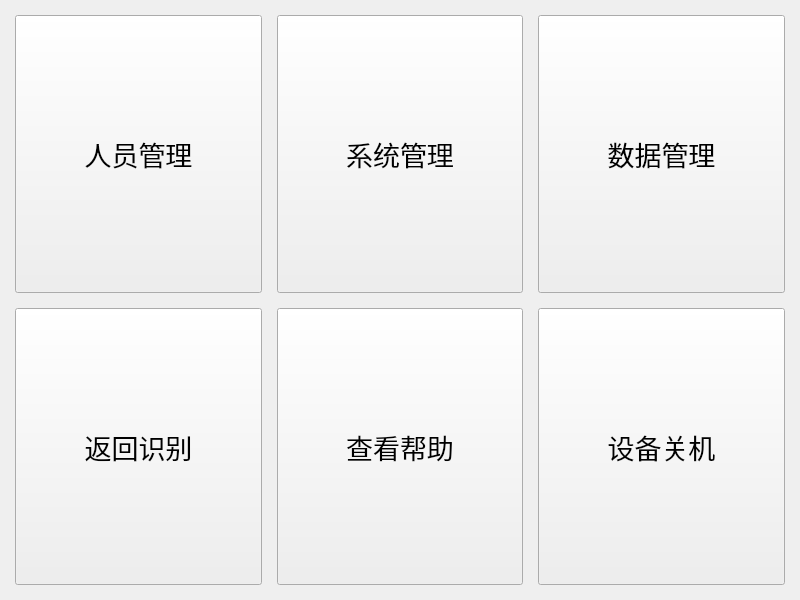
<?xml version="1.0" encoding="UTF-8"?>
<ui version="4.0">
 <class>Manager</class>
 <widget class="QWidget" name="Manager">
  <property name="geometry">
   <rect>
    <x>0</x>
    <y>0</y>
    <width>800</width>
    <height>600</height>
   </rect>
  </property>
  <property name="windowTitle">
   <string>Form</string>
  </property>
  <layout class="QGridLayout" name="gridLayout">
   <property name="leftMargin">
    <number>15</number>
   </property>
   <property name="topMargin">
    <number>15</number>
   </property>
   <property name="rightMargin">
    <number>15</number>
   </property>
   <property name="bottomMargin">
    <number>15</number>
   </property>
   <property name="spacing">
    <number>15</number>
   </property>
   <item row="0" column="1">
    <widget class="QToolButton" name="toolBtnSysterm">
     <property name="sizePolicy">
      <sizepolicy hsizetype="Preferred" vsizetype="Preferred">
       <horstretch>0</horstretch>
       <verstretch>0</verstretch>
      </sizepolicy>
     </property>
     <property name="font">
      <font>
       <pointsize>20</pointsize>
      </font>
     </property>
     <property name="styleSheet">
      <string notr="true">Color:rgb(0, 0, 0)</string>
     </property>
     <property name="text">
      <string>系统管理</string>
     </property>
     <property name="icon">
      <iconset resource="tx2_iris.qrc">
       <normaloff>:/image/系统.png</normaloff>:/image/系统.png</iconset>
     </property>
     <property name="iconSize">
      <size>
       <width>128</width>
       <height>128</height>
      </size>
     </property>
     <property name="toolButtonStyle">
      <enum>Qt::ToolButtonTextUnderIcon</enum>
     </property>
    </widget>
   </item>
   <item row="0" column="0">
    <widget class="QToolButton" name="toolBtnPerson">
     <property name="sizePolicy">
      <sizepolicy hsizetype="Preferred" vsizetype="Preferred">
       <horstretch>0</horstretch>
       <verstretch>0</verstretch>
      </sizepolicy>
     </property>
     <property name="font">
      <font>
       <pointsize>20</pointsize>
      </font>
     </property>
     <property name="styleSheet">
      <string notr="true">Color:rgb(0, 0, 0)</string>
     </property>
     <property name="text">
      <string>人员管理</string>
     </property>
     <property name="icon">
      <iconset resource="tx2_iris.qrc">
       <normaloff>:/image/人员管理.png</normaloff>:/image/人员管理.png</iconset>
     </property>
     <property name="iconSize">
      <size>
       <width>128</width>
       <height>128</height>
      </size>
     </property>
     <property name="toolButtonStyle">
      <enum>Qt::ToolButtonTextUnderIcon</enum>
     </property>
    </widget>
   </item>
   <item row="1" column="1">
    <widget class="QToolButton" name="toolBtnHelp">
     <property name="sizePolicy">
      <sizepolicy hsizetype="Preferred" vsizetype="Preferred">
       <horstretch>0</horstretch>
       <verstretch>0</verstretch>
      </sizepolicy>
     </property>
     <property name="font">
      <font>
       <pointsize>20</pointsize>
      </font>
     </property>
     <property name="styleSheet">
      <string notr="true">Color:rgb(0, 0, 0)</string>
     </property>
     <property name="text">
      <string>查看帮助</string>
     </property>
     <property name="icon">
      <iconset resource="tx2_iris.qrc">
       <normaloff>:/image/帮助.png</normaloff>:/image/帮助.png</iconset>
     </property>
     <property name="iconSize">
      <size>
       <width>128</width>
       <height>128</height>
      </size>
     </property>
     <property name="toolButtonStyle">
      <enum>Qt::ToolButtonTextUnderIcon</enum>
     </property>
    </widget>
   </item>
   <item row="1" column="2">
    <widget class="QToolButton" name="toolBtnShutdown">
     <property name="sizePolicy">
      <sizepolicy hsizetype="Preferred" vsizetype="Preferred">
       <horstretch>0</horstretch>
       <verstretch>0</verstretch>
      </sizepolicy>
     </property>
     <property name="font">
      <font>
       <pointsize>20</pointsize>
      </font>
     </property>
     <property name="styleSheet">
      <string notr="true">Color:rgb(0, 0, 0)</string>
     </property>
     <property name="text">
      <string>设备关机</string>
     </property>
     <property name="icon">
      <iconset resource="tx2_iris.qrc">
       <normaloff>:/image/系统管理.png</normaloff>:/image/系统管理.png</iconset>
     </property>
     <property name="iconSize">
      <size>
       <width>128</width>
       <height>128</height>
      </size>
     </property>
     <property name="toolButtonStyle">
      <enum>Qt::ToolButtonTextUnderIcon</enum>
     </property>
    </widget>
   </item>
   <item row="1" column="0">
    <widget class="QToolButton" name="toolBtnIdentify">
     <property name="sizePolicy">
      <sizepolicy hsizetype="Preferred" vsizetype="Preferred">
       <horstretch>0</horstretch>
       <verstretch>0</verstretch>
      </sizepolicy>
     </property>
     <property name="font">
      <font>
       <pointsize>20</pointsize>
      </font>
     </property>
     <property name="styleSheet">
      <string notr="true">Color:rgb(0, 0, 0)</string>
     </property>
     <property name="text">
      <string>返回识别</string>
     </property>
     <property name="icon">
      <iconset resource="tx2_iris.qrc">
       <normaloff>:/image/虹膜识别.png</normaloff>:/image/虹膜识别.png</iconset>
     </property>
     <property name="iconSize">
      <size>
       <width>212</width>
       <height>128</height>
      </size>
     </property>
     <property name="toolButtonStyle">
      <enum>Qt::ToolButtonTextUnderIcon</enum>
     </property>
    </widget>
   </item>
   <item row="0" column="2">
    <widget class="QToolButton" name="toolBtnDataManager">
     <property name="sizePolicy">
      <sizepolicy hsizetype="Preferred" vsizetype="Preferred">
       <horstretch>0</horstretch>
       <verstretch>0</verstretch>
      </sizepolicy>
     </property>
     <property name="font">
      <font>
       <pointsize>20</pointsize>
      </font>
     </property>
     <property name="styleSheet">
      <string notr="true">Color:rgb(0, 0, 0)</string>
     </property>
     <property name="text">
      <string>数据管理</string>
     </property>
     <property name="icon">
      <iconset resource="tx2_iris.qrc">
       <normaloff>:/image/数据管理.png</normaloff>:/image/数据管理.png</iconset>
     </property>
     <property name="iconSize">
      <size>
       <width>128</width>
       <height>128</height>
      </size>
     </property>
     <property name="toolButtonStyle">
      <enum>Qt::ToolButtonTextUnderIcon</enum>
     </property>
    </widget>
   </item>
  </layout>
 </widget>
 <tabstops>
  <tabstop>toolBtnPerson</tabstop>
  <tabstop>toolBtnSysterm</tabstop>
 </tabstops>
 <resources>
  <include location="tx2_iris.qrc"/>
 </resources>
 <connections/>
</ui>
